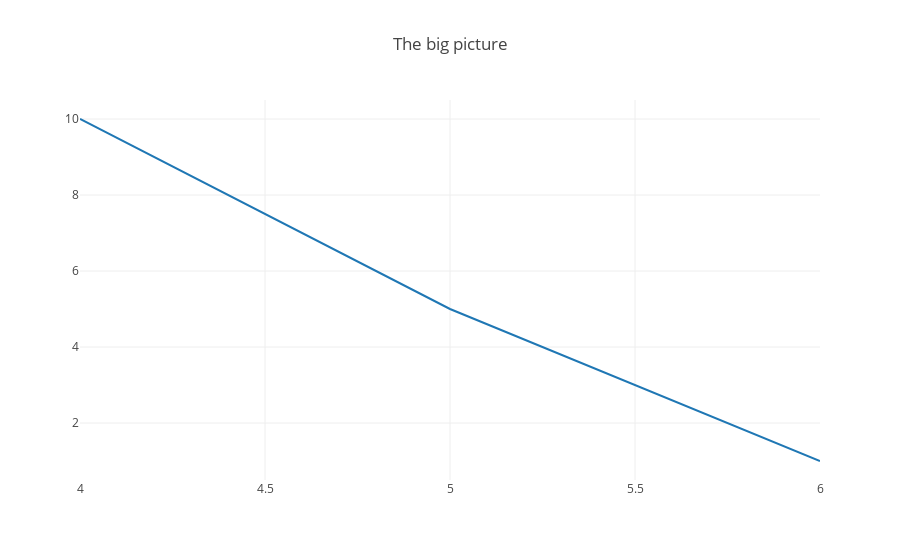

Notebook code for this chart:
### Markdown cell above
Uncomment the below code to see the updated `plot` function in action.

### Code cell
trace4 = trace_values([4, 5, 6], [10, 5, 1], mode = 'lines')
last_layout = layout(options = {'title': 'The big picture'})
plot([trace4], last_layout)

### Figure 1 — Plotly figure (JSON) as saved in the notebook; plotly's stock layout.template omitted (floating-point values rounded to 4 significant figures)
{"data": [{"mode": "lines", "name": "data", "type": "scatter", "uid": "9d25383e-0158-11e9-8952-798c0370fa26", "x": [4, 5, 6], "y": [10, 5, 1]}], "layout": {"title": "The big picture"}}
